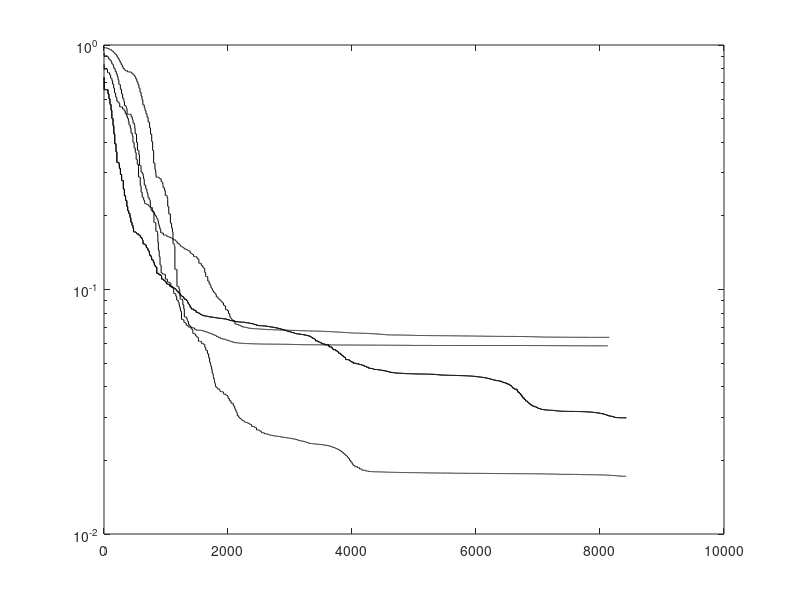

Source code (MATLAB): (Note: this script raises an error after producing the figure.)
load('CRAB_NM1.mat')
Z1 = infidelity1;
iter1 = 1:length(infidelity1);
load('CRAB_NM2.mat')
iter2 = 1:length(infidelity2);
Z2 = infidelity2;
load('CRAB_NM3.mat')
iter3 = 1:length(infidelity3);
Z3 = infidelity3;
load('CRAB_NM4.mat')
Z4 = infidelity4;
iter4 = 1:length(infidelity4);
load('CRAB_NM5.mat')
iter5 = 1:length(infidelity5);
Z5 = infidelity5;
load('CRAB_NM6.mat')
iter6 = 1:length(infidelity6);




width = 3.3;     % Width in inches
height = 2.4;    % Height in inches
alw = 0.5;    % AxesLineWidth
fsz = 8;      % Fontsize
fsz1=7;
lw = 0.01;      % LineWidth
msz = 6;       % MarkerSize



%
% iter = 1:5001;
figure();
semilogy(iter1,Z1,'b', 'LineWidth', lw,'Color','k');
hold on
semilogy(iter2,Z2,'b', 'LineWidth', lw,'Color','k');
hold on
semilogy(iter3,Z3,'b', 'LineWidth', lw,'Color','k');
hold on
semilogy(iter4,Z4, 'b', 'LineWidth', lw,'Color','k');
hold on
semilogy(iter5,Z5, 'b', 'LineWidth', lw,'Color','k');
hold on
semilogy(iter6, Z6,'b', 'LineWidth', lw,'Color','k');
% title('(a)')

xlim([0 8000]);
ylim([1e-2 1e0]);

set(gca,'FontName','Times New Roman','FontSize',fsz,'FontWeight','normal')%'FontWeight','bold','LineWidth',1)
pos = get(gcf, 'Position');
set(gcf, 'Position', [pos(1) pos(2) width*100, height*100]); %<- Set size
set(gca, 'FontSize', fsz, 'LineWidth', alw); %<- Set properties
% set(gca,'YLim',[0 1]);
% set(gca,'XLim',[0,1])
set(gca,'YTick',[1e-8 1e-7 1e-6 1e-5 1e-4 1e-3 1e-2 1e-1 1e0]);
% title('(a)')
%set(get(gca,'title'),'Position',[5.5 0.4 1.00011])

% set(gca,'XTick',0:0.004:0.002);
title('(c)')
xlabel('iterations');
ylabel('infidelity')

set(gcf,'InvertHardcopy','on');
set(gcf,'PaperUnits', 'inches');
papersize = get(gcf, 'PaperSize');

left = (papersize(1)- width)/2;
bottom = (papersize(2)- height)/2;
myfiguresize = [left, bottom, width, height];
set(gcf,'PaperPosition', myfiguresize);
% print('Infidelities-Krotov+GRAPE','-dpng','-r900');
% print('Infdelities-Krotov+GRAPE','-depsc2','-r900');

print('Infidelities-CRAB','-dpng','-r900');
print('Infdelities-CRAB','-depsc2','-r900');

